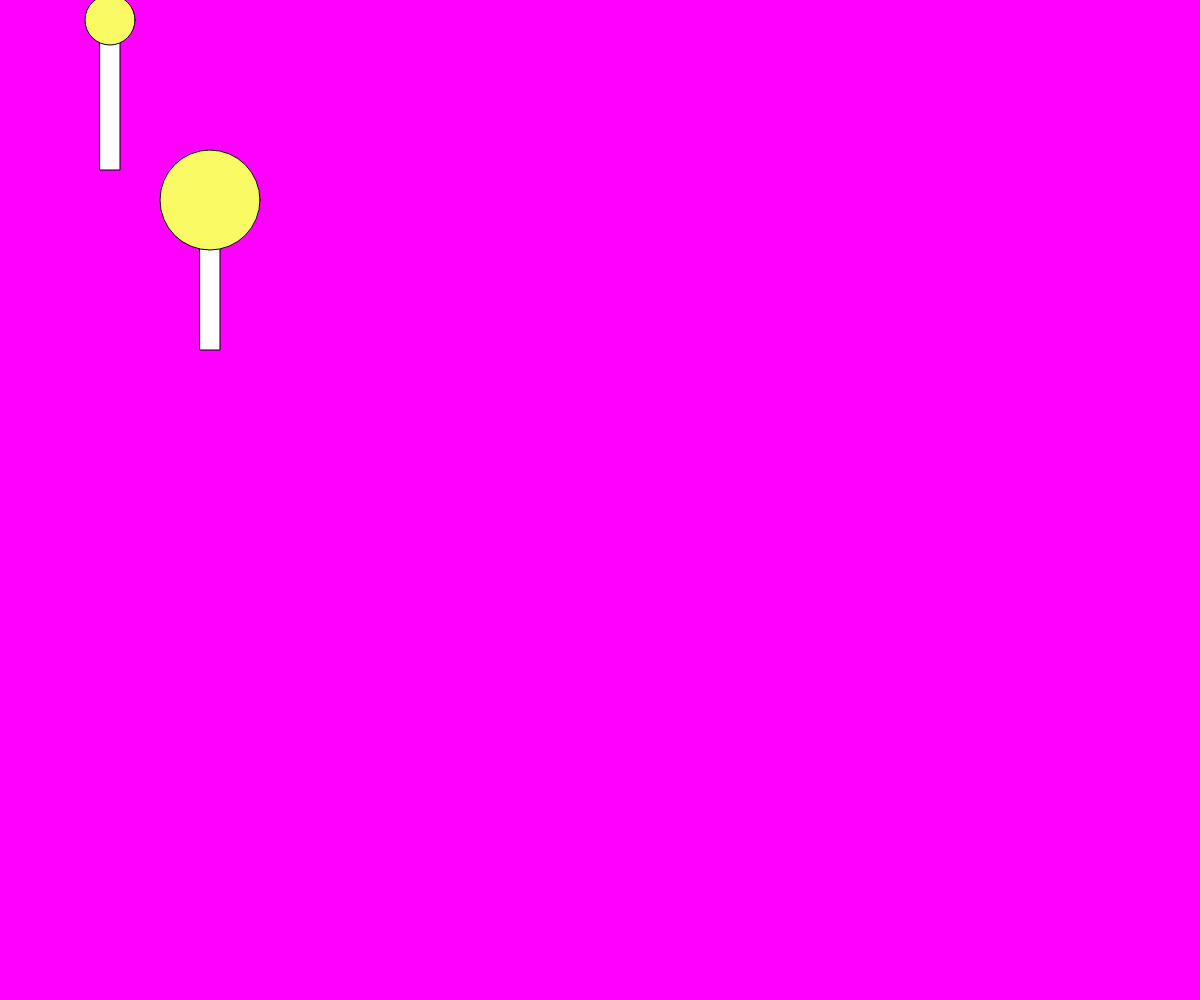
Frame 1 (no input)
Frame 60 (no input): identical to frame 1, image omitted
Frame 120 (the mouse pressed at the canvas centre since frame 60): identical to frame 1, image omitted

The p5.js sketch that drew this single still picture (run headless with seeded random() and noise() and a simulated clock; from frame 60 on, the mouse is pressed at the canvas centre):

// p5.js sketch
// ── sketch.js
function setup() {
	createCanvas(windowWidth, windowHeight);
}

function draw() {
	background(255,0,255);
	lolipop(200,200,100);
	lolipop(100,20,50);
}

function lolipop(x,y,diameter)
{
	fill(255);
	rect(x,y,20,150);

	fill(250,250,100);
	ellipse(x+10,y,diameter,diameter);


}
